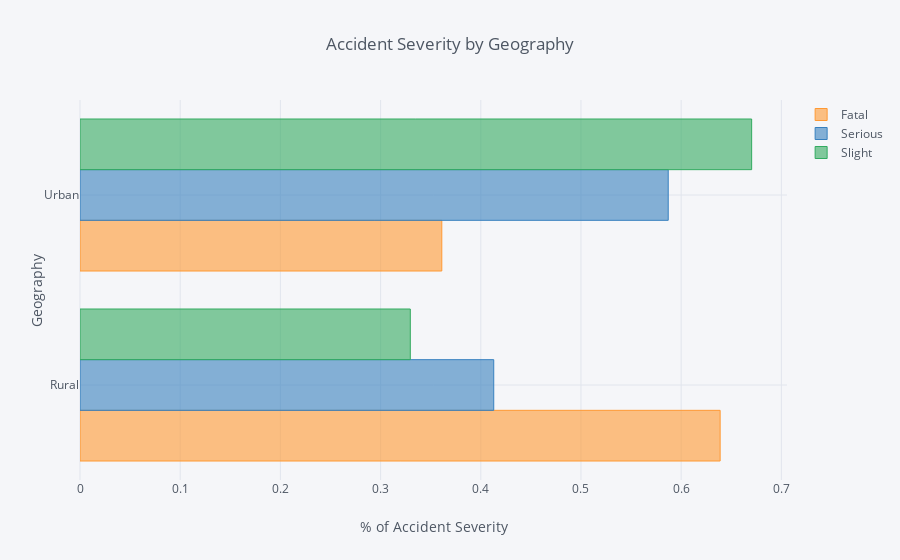

Here is the notebook cell this chart was saved with:
### Code cell
geo_area_plt_per.iplot(kind='barh',title='Accident Severity by Geography',xTitle='% of Accident Severity',yTitle='Geography')

### Figure 1 — Plotly figure (JSON) as saved in the notebook; plotly's stock layout.template omitted (floating-point values rounded to 4 significant figures)
{"data": [{"marker": {"color": "rgba(255, 153, 51, 0.6)", "line": {"color": "rgba(255, 153, 51, 1.0)", "width": 1}}, "name": "Fatal", "orientation": "h", "text": "", "type": "bar", "uid": "b8d2c292-8851-11e9-9584-f45c8991f033", "visible": true, "x": [0.6389, 0.3611], "y": ["Rural", "Urban"]}, {"marker": {"color": "rgba(55, 128, 191, 0.6)", "line": {"color": "rgba(55, 128, 191, 1.0)", "width": 1}}, "name": "Serious", "orientation": "h", "text": "", "type": "bar", "uid": "b8d2c440-8851-11e9-a6b1-f45c8991f033", "visible": true, "x": [0.4129, 0.5871], "y": ["Rural", "Urban"]}, {"marker": {"color": "rgba(50, 171, 96, 0.6)", "line": {"color": "rgba(50, 171, 96, 1.0)", "width": 1}}, "name": "Slight", "orientation": "h", "text": "", "type": "bar", "uid": "b8d2c508-8851-11e9-8fd6-f45c8991f033", "visible": true, "x": [0.3297, 0.6703], "y": ["Rural", "Urban"]}], "layout": {"autosize": true, "legend": {"bgcolor": "#F5F6F9", "font": {"color": "#4D5663"}}, "paper_bgcolor": "#F5F6F9", "plot_bgcolor": "#F5F6F9", "title": "Accident Severity by Geography", "titlefont": {"color": "#4D5663"}, "xaxis": {"autorange": true, "gridcolor": "#E1E5ED", "range": [0, 0.7056], "showgrid": true, "tickfont": {"color": "#4D5663"}, "title": "% of Accident Severity", "titlefont": {"color": "#4D5663"}, "type": "linear", "zerolinecolor": "#E1E5ED"}, "yaxis": {"autorange": true, "gridcolor": "#E1E5ED", "range": [-0.5, 1.5], "showgrid": true, "tickfont": {"color": "#4D5663"}, "title": "Geography", "titlefont": {"color": "#4D5663"}, "type": "category", "zerolinecolor": "#E1E5ED"}}}
